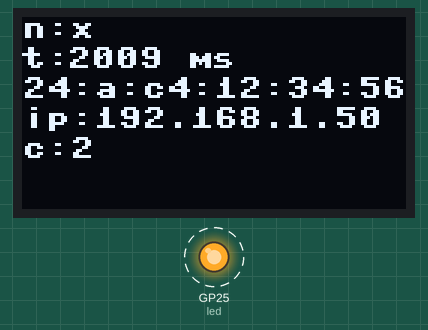
Simulated run of this program. Board: Raspberry Pi Pico running MicroPython. Parts: 128×64 one-colour display, output pins drawn as LEDs (lit = HIGH). Dashed ring = blinking. WiFi joins after 1.5 s; values from a settings file that is not in the repository are placeholders; library files of the repository ran but are not shown: ssd1306.py; pins used as bus, display or sensor lines are not drawn; what the program prints to the serial console is not drawn.

Above: at 3.1 s.
At 11.1 s:
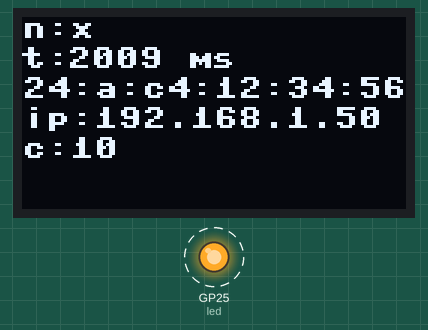
At 21.2 s:
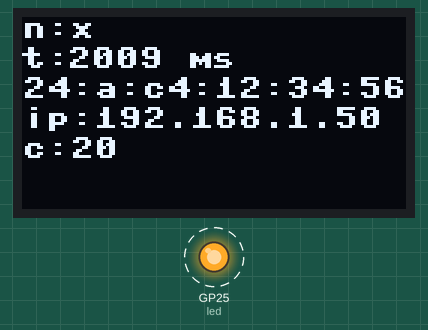
At 38.2 s:
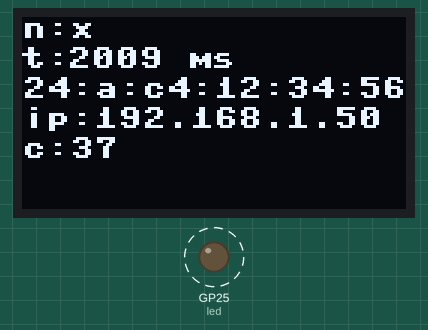
Timing chart, 0 to 40.0 s (numbered marks = the images above):
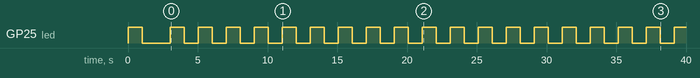

Measured:
- by itself, GP25 (led): repeats every 2.0 s: HIGH 1.0 s, LOW 1.0 s
- what the display in image 1 shows lasts 1.0 s, from 11.1 s to 12.1 s

The program:

20-display-wifi.py
```python
# Display WiFi Stats
import machine
from machine import Pin
import network
import ssd1306
import secrets
from utime import sleep, ticks_ms, ticks_diff
import config

SCL=Pin(config.SCL_PIN)
SDA=Pin(config.SDA_PIN)
RES = Pin(config.RES_PIN)
DC = Pin(config.DC_PIN)
CS = Pin(config.CS_PIN)

spi=machine.SPI(config.SPI_BUS, baudrate=100000, sck=SCL, mosi=SDA)
oled = ssd1306.SSD1306_SPI(config.DISPLAY_WIDTH, config.DISPLAY_HEIGHT, spi, DC, RES, CS)

oled.poweron()

def mac_address_fmt():
    mac_addess = wlan.config('mac')
    s=""
    for digit in range(0,5):
        s+=str(hex(mac_addess[digit]))[2:4] + ':'
    s+= hex(mac_addess[5])[2:4]
    return s

def display_startup(counter):
    oled.fill(0)
    oled.text('Running startup', 0, 10, 1)
    oled.text('Connecting to', 0, 20, 1)
    oled.text(secrets.SSID, 0, 30, 1)
    oled.text(str(counter), 0, 40, 1)
    oled.show()

def display_status(counter):
    oled.fill(0)
    # display the network name
    oled.text('n:' + secrets.SSID, 0, 0, 1)

    # display the connection time
    oled.text('t:', 0, 10, 1)
    oled.text(str(connection_time)+ ' ms', 15, 10, 1)

    # display the MAC address
    oled.text(mac_address_fmt(), 0, 20, 1)

    # display the IP address
    oled.text('ip:' + wlan.ifconfig()[0], 0, 30, 1)
    oled.text('c:' + str(counter), 0, 40, 1)
    oled.show()


# startup
led = Pin("LED", Pin.OUT)
led.on()

start = ticks_ms() # start a millisecond counter

print('Connecting to WiFi Network Name:', secrets.SSID)
wlan = network.WLAN(network.STA_IF)
wlan.active(True)

if not wlan.isconnected():
    # this should normally take 3-5 seconds...
    wlan.connect(secrets.SSID, secrets.PASSWORD)
    print("Waiting for connection...")
    counter = 0
    display_startup(counter)
    while not wlan.isconnected():
        sleep(1)
        counter += 1
        led.toggle()
        display_startup(counter)
        print(counter, '.', sep='', end='')

connection_time = ticks_diff(ticks_ms(), start)
mac_addess = wlan.config('mac')
print('Connected to', secrets.SSID)
print('Total connect milliseconds:', connection_time)

counter = 0
while True:
    led.toggle()
    counter += 1
    display_status(counter)
    sleep(1)
    print(counter, 'listening on', wlan.ifconfig()[0])
```

config.py
```python
# Hardware configuration for the Cytron Maker Pi RP2040 (Pico W)
# Wifi Display Bot: motors, NeoPixels, speaker, and an SSD1306 SPI OLED
# display, controlled over the Pico W's wireless chip.
# Wi-Fi credentials live in secrets.py, not here - keep hardware pin
# assignments and network secrets in separate files.

from machine import Pin, SPI
import ssd1306

# ---------------------------------------------------------------------------
# Motor driver (H-bridge on GP8-GP11)
# ---------------------------------------------------------------------------
RIGHT_FORWARD_PIN = 9
RIGHT_REVERSE_PIN = 8
LEFT_FORWARD_PIN = 10
LEFT_REVERSE_PIN = 11
MOTOR_PWM_FREQUENCY = 1000
MAX_POWER_LEVEL = 65025

# ---------------------------------------------------------------------------
# NeoPixel LEDs
# ---------------------------------------------------------------------------
NEOPIXEL_PIN = 18
NUMBER_NEOPIXELS = 2

# ---------------------------------------------------------------------------
# Piezo speaker
# ---------------------------------------------------------------------------
SPEAKER_PIN = 22

# ---------------------------------------------------------------------------
# SSD1306 SPI OLED display
# ---------------------------------------------------------------------------
DISPLAY_WIDTH = 128
DISPLAY_HEIGHT = 64
SPI_BUS = 0
SPI_BAUDRATE = 100000
SCL_PIN = 2   # SPI clock
SDA_PIN = 3   # SPI MOSI
RES_PIN = 4
DC_PIN = 5
CS_PIN = 6


def init_display():
    clock = Pin(SCL_PIN)
    data = Pin(SDA_PIN)
    res = Pin(RES_PIN)
    dc = Pin(DC_PIN)
    cs = Pin(CS_PIN)
    spi = SPI(SPI_BUS, baudrate=SPI_BAUDRATE, sck=clock, mosi=data)
    return ssd1306.SSD1306_SPI(DISPLAY_WIDTH, DISPLAY_HEIGHT, spi, dc, res, cs)
```
